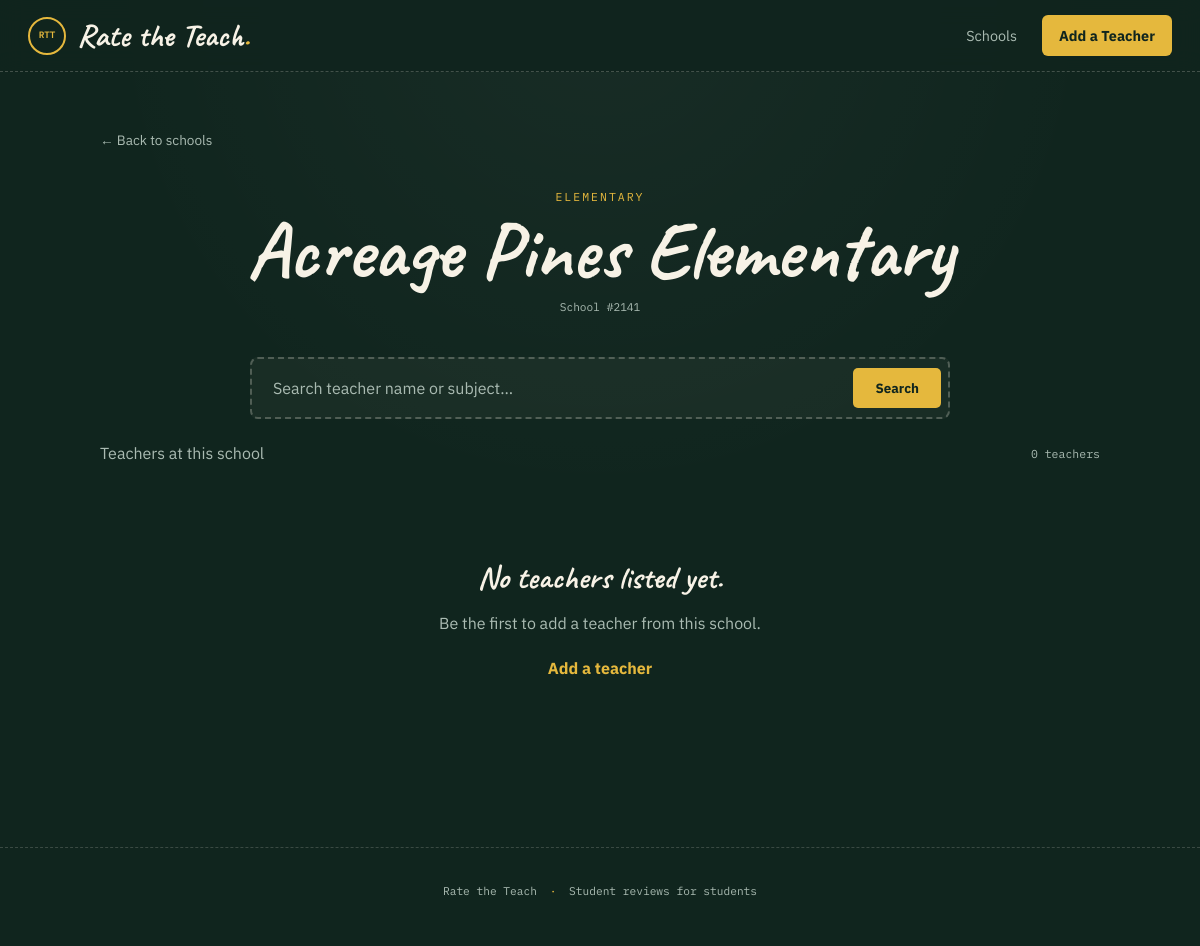
Page /school/1 on the committed database.
### tables this page shows
CREATE TABLE schools (
            id INTEGER PRIMARY KEY AUTOINCREMENT,
            name TEXT NOT NULL UNIQUE,
            school_number TEXT UNIQUE,
            school_type TEXT NOT NULL DEFAULT 'Other',
            created_at TEXT DEFAULT CURRENT_TIMESTAMP
        );

### app.py (the view, shortened to what this page needs)
@app.route("/school/<int:school_id>")
def school_detail(school_id):
    query = request.args.get("q", "").strip()
    conn = get_db()
    school = conn.execute("""
        SELECT *
        FROM schools
        WHERE id = ?
    """, (school_id,)).fetchone()
    if school is None:
        conn.close()
        return "School not found", 404
    sql = """
        SELECT *
        FROM teachers
        WHERE school_id = ?
    """
    params = [school_id]
    sql += " ORDER BY name"
    teachers = conn.execute(sql, params).fetchall()
    teacher_list = []
    conn.close()
    return render_template(
        "school.html",
        school=school,
        teachers=teacher_list,
        query=query
    )

### app.py (called while the page is built)
def get_db():
    conn = sqlite3.connect(DB_PATH)
    conn.row_factory = sqlite3.Row
    return conn

### templates/school.html (shortened to what this page needs)
{% extends "base.html" %}
{% block content %}
<section class="school-page">
  <a class="back-link" href="{{ url_for('home') }}#schools">
    ← Back to schools
  </a>
  <div class="school-page-header">
    <p class="section-kicker">
      {{ school['school_type'] }}
    </p>
    <h1>{{ school['name'] }}</h1>
    {% if school['school_number'] %}
      <p class="school-number-large">
        School #{{ school['school_number'] }}
      </p>
    {% endif %}
  </div>
  <div class="teacher-search-wrap">
    <form class="school-search" method="GET">
      <input
        type="search"
        name="q"
        value="{{ query }}"
        placeholder="Search teacher name or subject..."
        aria-label="Search teachers"
        autocomplete="off"
      >
      <button type="submit">
        Search
      </button>
    </form>
  </div>
  <div class="results-heading">
    <p>
      {% if query %}
        Teachers matching
        <strong>"{{ query }}"</strong>
      {% else %}
        Teachers at this school
      {% endif %}
    </p>
    <span>
      {{ teachers|length }}
      teacher{% if teachers|length != 1 %}s{% endif %}
    </span>
  </div>
  {% if teachers %}
    <div class="teacher-grid">
      {% for teacher in teachers %}
        <a
          class="teacher-card"
          href="{{ url_for('teacher_detail', teacher_id=teacher['id']) }}"
        >
          <div class="grade-stamp grade-{{ teacher['letter_grade'] }}">
            {{ teacher['letter_grade'] }}
          </div>
          <h3 class="teacher-name">
            {{ teacher['name'] }}
          </h3>
          <p class="teacher-subject">
            {{ teacher['subject'] }}
          </p>
          {% if teacher['review_count'] %}
            <p class="teacher-meta">
              {{ teacher['avg_overall'] }}/5
              ·
              {{ teacher['review_count'] }}
              review{% if teacher['review_count'] != 1 %}s{% endif %}
            </p>
          {% else %}
            <p class="teacher-meta">
              No reviews yet
            </p>
          {% endif %}
        </a>
      {% endfor %}
    </div>
  {% else %}
    <div class="empty-state">
      <h3>
        No teachers listed yet.
      </h3>
      <p>
        Be the first to add a teacher from this school.
      </p>
      <a href="{{ url_for('add_teacher') }}">
        Add a teacher
      </a>
    </div>
  {% endif %}
</section>
{% endblock %}

### static/css/style.css (style rules this page uses)
:root { --green-dark: #10251e; --green: #17382d; --green-light: #234c3e; --cream: #f7f2e6; --cream-dark: #e8dfca; --yellow: #e5b83d; --yellow-light: #f0cf69; --red: #b43c31; --text-dark: #18231e; --text-light: #f7f2e6; --muted: #aabbb2; --muted-dark: #6d756f; --paper: #fffdf7; --display-font: "Caveat", cursive; --body-font: "IBM Plex Sans", sans-serif; --mono-font: "IBM Plex Mono", monospace; }
* { box-sizing: border-box; margin: 0; padding: 0; }
html { scroll-behavior: smooth; }
body { min-height: 100vh; background: radial-gradient( circle at top, rgba(255,255,255,.035), transparent 45% ), var(--green-dark); color: var(--text-light); font-family: var(--body-font); line-height: 1.6; overflow-x: hidden; }
button, input, textarea, select { font-family: inherit; }
button { cursor: pointer; }
a { color: inherit; text-decoration: none; }
.section-kicker, .page-label { color: var(--yellow); font-family: var(--mono-font); font-size: .72rem; text-transform: uppercase; letter-spacing: 2px; }
.school-search { width: 100%; max-width: 700px; margin: 0 auto 22px; display: flex; align-items: center; gap: 8px; padding: 7px; background: rgba(247,242,230,.04); border: 2px dashed rgba(247,242,230,.25); border-radius: 8px; }
.school-search input { flex: 1; min-width: 0; padding: 12px 14px; border: none; outline: none; background: transparent; color: var(--cream); font-size: 1rem; }
.school-search input::placeholder { color: var(--muted); }
.school-search button { border: none; padding: 11px 22px; background: var(--yellow); color: var(--green-dark); border-radius: 5px; font-weight: 700; }
.results-heading { width: 100%; max-width: 1100px; margin: 0 auto 20px; display: flex; align-items: center; justify-content: space-between; gap: 15px; }
.results-heading p { color: var(--muted); }
.results-heading span { color: var(--muted); font-family: var(--mono-font); font-size: .72rem; }
.school-page { width: 100%; max-width: 1050px; margin: 0 auto; padding: 55px 25px 100px; }
.school-page-header { width: 100%; max-width: 800px; margin: 35px auto 40px; text-align: center; }
.school-page-header h1 { margin: 7px 0 10px; font-family: var(--display-font); font-size: clamp( 3rem, 7vw, 5rem ); line-height: .95; text-align: center; }
.school-number-large { color: var(--muted); font-family: var(--mono-font); font-size: .7rem; }
.back-link { display: inline-block; color: var(--muted); font-size: .85rem; transition: color .2s ease; }
.empty-state { width: 100%; padding: 65px 25px; text-align: center; color: var(--muted); }
.empty-state h3 { margin-bottom: 8px; color: var(--cream); font-family: var(--display-font); font-size: 2rem; }
.empty-state p { max-width: 500px; margin: 0 auto 20px; }
.empty-state a { color: var(--yellow); font-weight: 700; }

### rows in the picture
schools: school_type "ELEMENTARY", name "Acreage Pines Elementary", school_number "2141"

### other values in the picture
{{ teachers|length }} "0"
